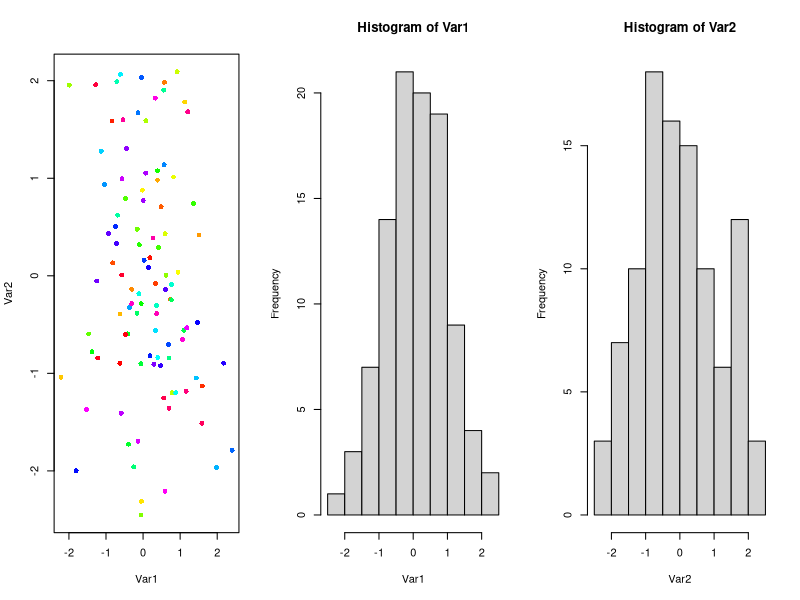
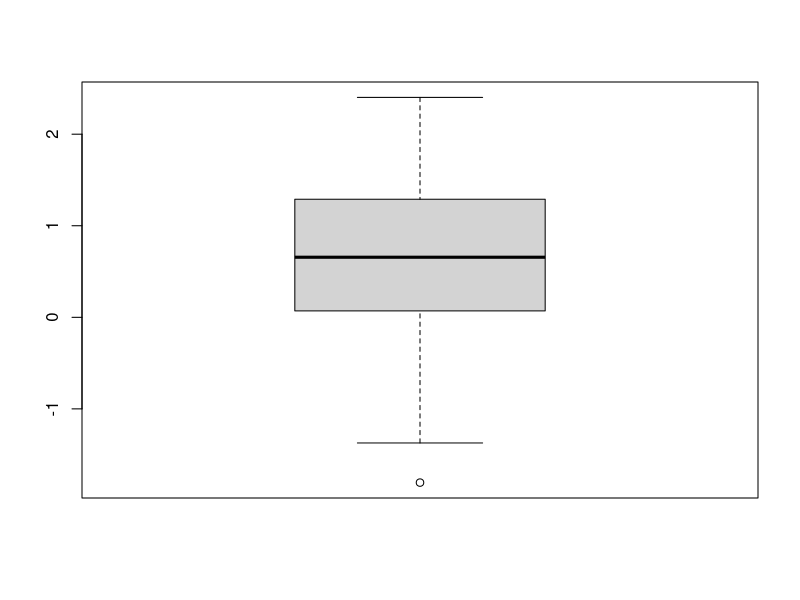

The R script that drew these images, in order:
## ---- chunk 1
# Store n
n <- 100
# Set vectors
set.seed(1)
Var1 <- rnorm(n = n)
set.seed(2)
Var2 <- rnorm(n = n)
set.seed(3)
Var3 <- rnorm(n = n)
## ---- chunk 2
ls()
## ---- chunk 3
myMatrix <- matrix(data = Var1, nrow = 10, ncol = 10)
## ---- chunk 4
par(mfrow = c(1,3))
plot(Var1, Var2, pch = 16, col = rainbow(n))
hist(Var1)
hist(Var2)
## ---- chunk 5
aggregationFunction <- function(v1, v2, myNames) {
  myData <- data.frame(v1,v2)
  names(myData) <- names(myNames)
  myVector <- apply(myData, 1, max)
  pdf('myPlot.pdf')
  boxplot(myVector)
  dev.off()
  final <- mean(myVector)
  return(final)
}

# Testing the function

aggregationFunction(Var1, Var2, c("Variable 1", "Variable 2"))
